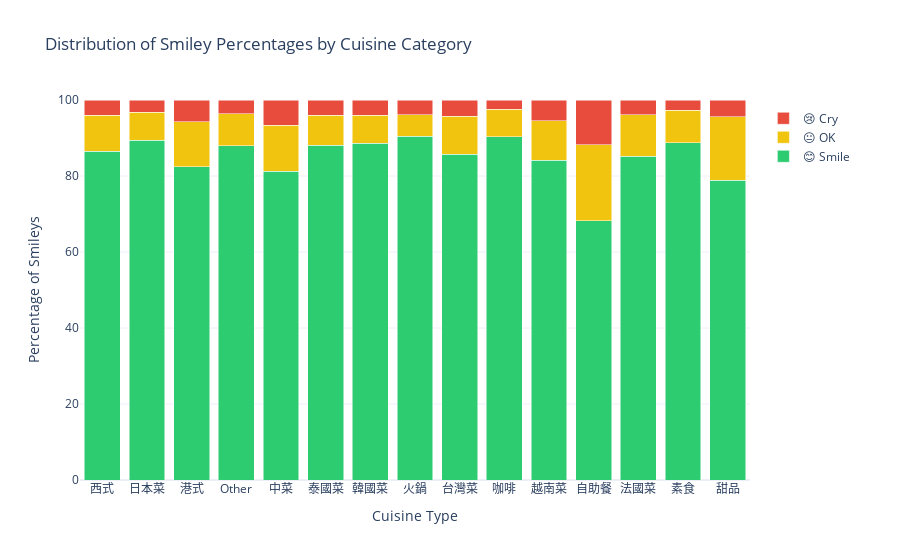

Notebook code cell kept with this figure:
### Code cell
# Calculate percentages for each smiley type
smiley_by_cuisine['smile_percentage'] = (smiley_by_cuisine['restaurant_smiley_smile'] / smiley_by_cuisine['total']) * 100
smiley_by_cuisine['ok_percentage'] = (smiley_by_cuisine['restaurant_smiley_ok'] / smiley_by_cuisine['total']) * 100
smiley_by_cuisine['cry_percentage'] = (smiley_by_cuisine['restaurant_smiley_cry'] / smiley_by_cuisine['total']) * 100

# Create stacked bar chart with percentages
fig = go.Figure()

# Add bars for each smiley type
fig.add_trace(go.Bar(
    name='😊 Smile',
    x=smiley_by_cuisine['cuisine_category'],
    y=smiley_by_cuisine['smile_percentage'],
    marker_color='#2ecc71'
))

fig.add_trace(go.Bar(
    name='😐 OK',
    x=smiley_by_cuisine['cuisine_category'],
    y=smiley_by_cuisine['ok_percentage'],
    marker_color='#f1c40f'
))

fig.add_trace(go.Bar(
    name='😢 Cry',
    x=smiley_by_cuisine['cuisine_category'],
    y=smiley_by_cuisine['cry_percentage'],
    marker_color='#e74c3c'
))

# Update layout
fig.update_layout(
    barmode='stack',
    title='Distribution of Smiley Percentages by Cuisine Category',
    xaxis_title='Cuisine Type',
    yaxis_title='Percentage of Smileys',
    template='plotly_white',
    showlegend=True,
    legend=dict(
        yanchor="top",
        y=0.99,
        xanchor="left",
        x=1.02
    ),
    margin=dict(r=150)  # Add right margin for legend
)

# Update y-axis range
fig.update_yaxes(range=[0, 100])

# Display the figure
fig.show()

### Figure 1 — Plotly figure (JSON) as saved in the notebook; plotly's stock layout.template omitted (floating-point values rounded to 4 significant figures)
{"data": [{"marker": {"color": "#2ecc71"}, "name": "😊 Smile", "type": "bar", "x": ["西式", "日本菜", "港式", "Other", "中菜", "泰國菜", "韓國菜", "火鍋", "台灣菜", "咖啡", "越南菜", "自助餐", "法國菜", "素食", "甜品"], "y": [86.56, 89.39, 82.47, 87.95, 81.25, 88.1, 88.57, 90.42, 85.69, 90.27, 84.21, 68.22, 85.26, 88.81, 78.9]}, {"marker": {"color": "#f1c40f"}, "name": "😐 OK", "type": "bar", "x": ["西式", "日本菜", "港式", "Other", "中菜", "泰國菜", "韓國菜", "火鍋", "台灣菜", "咖啡", "越南菜", "自助餐", "法國菜", "素食", "甜品"], "y": [9.392, 7.345, 11.78, 8.384, 12.06, 7.932, 7.456, 5.752, 10.02, 7.318, 10.37, 19.96, 10.8, 8.542, 16.7]}, {"marker": {"color": "#e74c3c"}, "name": "😢 Cry", "type": "bar", "x": ["西式", "日本菜", "港式", "Other", "中菜", "泰國菜", "韓國菜", "火鍋", "台灣菜", "咖啡", "越南菜", "自助餐", "法國菜", "素食", "甜品"], "y": [4.048, 3.265, 5.754, 3.667, 6.69, 3.967, 3.976, 3.826, 4.29, 2.408, 5.422, 11.82, 3.942, 2.652, 4.399]}], "layout": {"barmode": "stack", "legend": {"x": 1.02, "xanchor": "left", "y": 0.99, "yanchor": "top"}, "margin": {"r": 150}, "showlegend": true, "title": {"text": "Distribution of Smiley Percentages by Cuisine Category"}, "xaxis": {"title": {"text": "Cuisine Type"}}, "yaxis": {"range": [0, 100], "title": {"text": "Percentage of Smileys"}}}}
